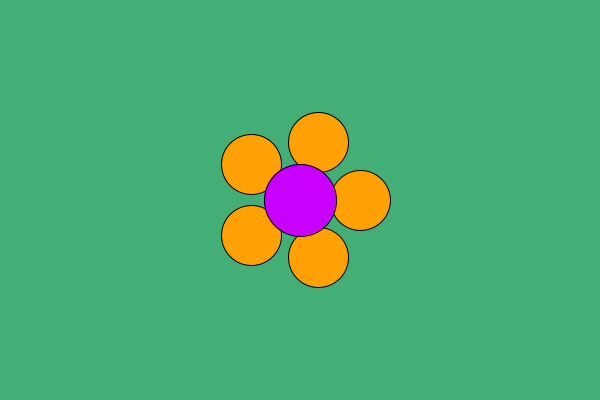
Frame 1 (no input)
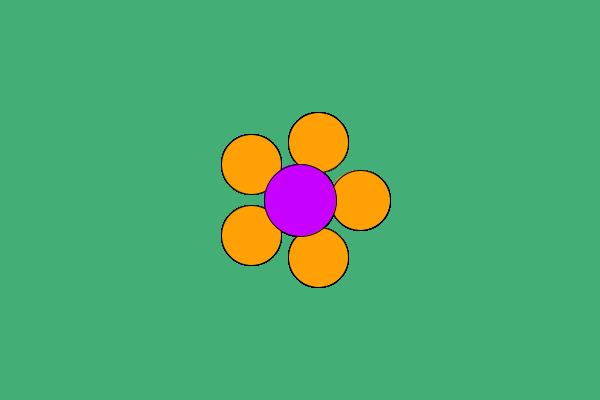
Frame 60 (the mouse pressed at the canvas centre just before this capture)
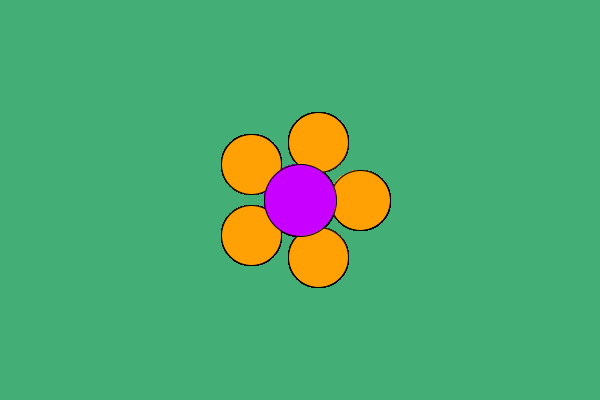
Frame 120 (the mouse held since frame 60 and released just before this capture)

The Processing sketch that drew these frames (run headless with seeded random() and noise(); from frame 60 on, the mouse is pressed at the canvas centre):

// Processing sketch: Flower
// ── Flower.pde
int r=60;
float ballX;
float ballY;

void setup() {
  size(600,400);
  background(#43AF76);
}

void draw(){

  fill(#FFA005);
  for (float i=0;i<PI*2;i+=2*PI/5) {
  ballX=width/2 + r*cos(i);
  ballY=height/2 + r*sin(i);
  ellipse(ballX,ballY,r,r); 
  }
  fill(200,0,255);
  ellipse(width/2,height/2,r*1.2,r*1.2);
}  
 
